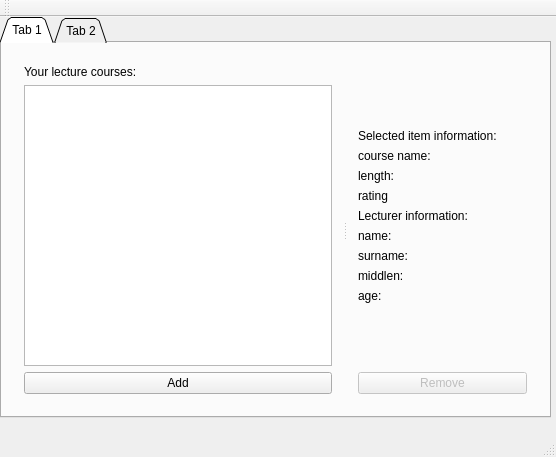
<?xml version="1.0" encoding="UTF-8"?>
<ui version="4.0">
 <class>MainWindow</class>
 <widget class="QMainWindow" name="MainWindow">
  <property name="geometry">
   <rect>
    <x>0</x>
    <y>0</y>
    <width>556</width>
    <height>457</height>
   </rect>
  </property>
  <property name="windowTitle">
   <string>MainWindow</string>
  </property>
  <widget class="QWidget" name="centralWidget">
   <widget class="QWidget" name="widget" native="true">
    <property name="geometry">
     <rect>
      <x>120</x>
      <y>410</y>
      <width>120</width>
      <height>80</height>
     </rect>
    </property>
   </widget>
   <widget class="QTabWidget" name="tabWidget">
    <property name="geometry">
     <rect>
      <x>0</x>
      <y>0</y>
      <width>551</width>
      <height>401</height>
     </rect>
    </property>
    <property name="toolTip">
     <string>Take a look at all of your lecture courses</string>
    </property>
    <property name="tabShape">
     <enum>QTabWidget::Triangular</enum>
    </property>
    <property name="currentIndex">
     <number>0</number>
    </property>
    <widget class="QWidget" name="tab">
     <attribute name="title">
      <string>Tab 1</string>
     </attribute>
     <layout class="QHBoxLayout" name="horizontalLayout">
      <item>
       <widget class="QSplitter" name="splitter">
        <property name="orientation">
         <enum>Qt::Horizontal</enum>
        </property>
        <widget class="QWidget" name="layoutWidget">
         <layout class="QVBoxLayout" name="verticalLayout_3">
          <item>
           <widget class="QLabel" name="label">
            <property name="text">
             <string>Your lecture courses:</string>
            </property>
           </widget>
          </item>
          <item>
           <widget class="QListWidget" name="listWidget"/>
          </item>
          <item>
           <widget class="QPushButton" name="addButton">
            <property name="toolTip">
             <string>&lt;html&gt;&lt;head/&gt;&lt;body&gt;&lt;p&gt;Create new lecture course&lt;/p&gt;&lt;p&gt;&lt;br/&gt;&lt;/p&gt;&lt;/body&gt;&lt;/html&gt;</string>
            </property>
            <property name="text">
             <string>Add</string>
            </property>
           </widget>
          </item>
         </layout>
        </widget>
        <widget class="QWidget" name="layoutWidget">
         <layout class="QVBoxLayout" name="verticalLayout_2">
          <item>
           <spacer name="verticalSpacer">
            <property name="orientation">
             <enum>Qt::Vertical</enum>
            </property>
            <property name="sizeHint" stdset="0">
             <size>
              <width>20</width>
              <height>40</height>
             </size>
            </property>
           </spacer>
          </item>
          <item>
           <widget class="QLabel" name="label_2">
            <property name="text">
             <string>Selected item information:</string>
            </property>
           </widget>
          </item>
          <item>
           <layout class="QFormLayout" name="formLayout">
            <item row="0" column="0">
             <widget class="QLabel" name="label_3">
              <property name="text">
               <string>course name:</string>
              </property>
             </widget>
            </item>
            <item row="0" column="1">
             <widget class="QLabel" name="courseNameLabel">
              <property name="text">
               <string/>
              </property>
             </widget>
            </item>
            <item row="1" column="0">
             <widget class="QLabel" name="label_4">
              <property name="text">
               <string>length:</string>
              </property>
             </widget>
            </item>
            <item row="1" column="1">
             <widget class="QLabel" name="lengthLabel">
              <property name="text">
               <string/>
              </property>
             </widget>
            </item>
            <item row="2" column="0">
             <widget class="QLabel" name="label_5">
              <property name="text">
               <string>rating</string>
              </property>
             </widget>
            </item>
            <item row="2" column="1">
             <widget class="QLabel" name="ratinglabel">
              <property name="text">
               <string/>
              </property>
             </widget>
            </item>
            <item row="3" column="0" colspan="2">
             <widget class="QLabel" name="label_9">
              <property name="text">
               <string>Lecturer information:</string>
              </property>
             </widget>
            </item>
            <item row="4" column="0">
             <widget class="QLabel" name="label_10">
              <property name="text">
               <string>name:</string>
              </property>
             </widget>
            </item>
            <item row="4" column="1">
             <widget class="QLabel" name="lectNameLabel">
              <property name="text">
               <string/>
              </property>
             </widget>
            </item>
            <item row="5" column="0">
             <widget class="QLabel" name="label_11">
              <property name="text">
               <string>surname:</string>
              </property>
             </widget>
            </item>
            <item row="5" column="1">
             <widget class="QLabel" name="lectSurnameLabel">
              <property name="text">
               <string/>
              </property>
             </widget>
            </item>
            <item row="6" column="0">
             <widget class="QLabel" name="label_12">
              <property name="text">
               <string>middlen:</string>
              </property>
             </widget>
            </item>
            <item row="6" column="1">
             <widget class="QLabel" name="lectMiddlenLabel">
              <property name="text">
               <string/>
              </property>
             </widget>
            </item>
            <item row="7" column="0">
             <widget class="QLabel" name="label_13">
              <property name="text">
               <string>age:</string>
              </property>
             </widget>
            </item>
            <item row="7" column="1">
             <widget class="QLabel" name="lectAgeLabel">
              <property name="text">
               <string/>
              </property>
             </widget>
            </item>
           </layout>
          </item>
          <item>
           <spacer name="verticalSpacer_2">
            <property name="orientation">
             <enum>Qt::Vertical</enum>
            </property>
            <property name="sizeHint" stdset="0">
             <size>
              <width>20</width>
              <height>40</height>
             </size>
            </property>
           </spacer>
          </item>
          <item>
           <widget class="QPushButton" name="removeButton">
            <property name="enabled">
             <bool>false</bool>
            </property>
            <property name="toolTip">
             <string>&lt;html&gt;&lt;head/&gt;&lt;body&gt;&lt;p&gt;Remove selected lecture course&lt;/p&gt;&lt;p&gt;&lt;br/&gt;&lt;/p&gt;&lt;/body&gt;&lt;/html&gt;</string>
            </property>
            <property name="text">
             <string>Remove</string>
            </property>
           </widget>
          </item>
         </layout>
        </widget>
       </widget>
      </item>
     </layout>
    </widget>
    <widget class="QWidget" name="tab_2">
     <attribute name="title">
      <string>Tab 2</string>
     </attribute>
     <widget class="QWidget" name="layoutWidget">
      <property name="geometry">
       <rect>
        <x>10</x>
        <y>10</y>
        <width>521</width>
        <height>341</height>
       </rect>
      </property>
      <layout class="QGridLayout" name="gridLayout">
       <item row="0" column="0" rowspan="2">
        <widget class="QLabel" name="label_18">
         <property name="text">
          <string>Search for courses longer than...</string>
         </property>
        </widget>
       </item>
       <item row="0" column="1">
        <widget class="QSpinBox" name="lengthSpinBox">
         <property name="suffix">
          <string>  hrs</string>
         </property>
        </widget>
       </item>
       <item row="1" column="1">
        <widget class="QPushButton" name="searchButton">
         <property name="text">
          <string>Search</string>
         </property>
        </widget>
       </item>
       <item row="2" column="0">
        <widget class="QLabel" name="label_19">
         <property name="text">
          <string>      Results:</string>
         </property>
        </widget>
       </item>
       <item row="3" column="0" colspan="2">
        <widget class="QListWidget" name="resultsListWidget"/>
       </item>
      </layout>
     </widget>
    </widget>
   </widget>
  </widget>
  <widget class="QMenuBar" name="menuBar">
   <property name="geometry">
    <rect>
     <x>0</x>
     <y>0</y>
     <width>556</width>
     <height>22</height>
    </rect>
   </property>
  </widget>
  <widget class="QToolBar" name="mainToolBar">
   <attribute name="toolBarArea">
    <enum>TopToolBarArea</enum>
   </attribute>
   <attribute name="toolBarBreak">
    <bool>false</bool>
   </attribute>
  </widget>
  <widget class="QStatusBar" name="statusBar"/>
 </widget>
 <layoutdefault spacing="6" margin="11"/>
 <resources/>
 <connections/>
</ui>
